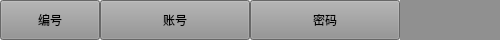
<?xml version="1.0" encoding="UTF-8"?>
<ui version="4.0">
 <class>staffInfoBar</class>
 <widget class="QWidget" name="staffInfoBar">
  <property name="geometry">
   <rect>
    <x>0</x>
    <y>0</y>
    <width>500</width>
    <height>40</height>
   </rect>
  </property>
  <property name="windowTitle">
   <string>Form</string>
  </property>
  <widget class="QPushButton" name="pushButton">
   <property name="geometry">
    <rect>
     <x>0</x>
     <y>0</y>
     <width>100</width>
     <height>40</height>
    </rect>
   </property>
   <property name="styleSheet">
    <string notr="true">background-color: rgb(144, 144, 144);</string>
   </property>
   <property name="text">
    <string>编号</string>
   </property>
  </widget>
  <widget class="QPushButton" name="pushButton_3">
   <property name="geometry">
    <rect>
     <x>250</x>
     <y>0</y>
     <width>150</width>
     <height>40</height>
    </rect>
   </property>
   <property name="styleSheet">
    <string notr="true">background-color: rgb(144, 144, 144);</string>
   </property>
   <property name="text">
    <string>密码</string>
   </property>
  </widget>
  <widget class="QLabel" name="label">
   <property name="geometry">
    <rect>
     <x>400</x>
     <y>0</y>
     <width>100</width>
     <height>40</height>
    </rect>
   </property>
   <property name="styleSheet">
    <string notr="true">background-color: rgb(144, 144, 144);</string>
   </property>
   <property name="text">
    <string/>
   </property>
  </widget>
  <widget class="QPushButton" name="pushButton_2">
   <property name="geometry">
    <rect>
     <x>100</x>
     <y>0</y>
     <width>150</width>
     <height>40</height>
    </rect>
   </property>
   <property name="styleSheet">
    <string notr="true">background-color: rgb(144, 144, 144);</string>
   </property>
   <property name="text">
    <string>账号</string>
   </property>
  </widget>
 </widget>
 <resources/>
 <connections/>
</ui>
